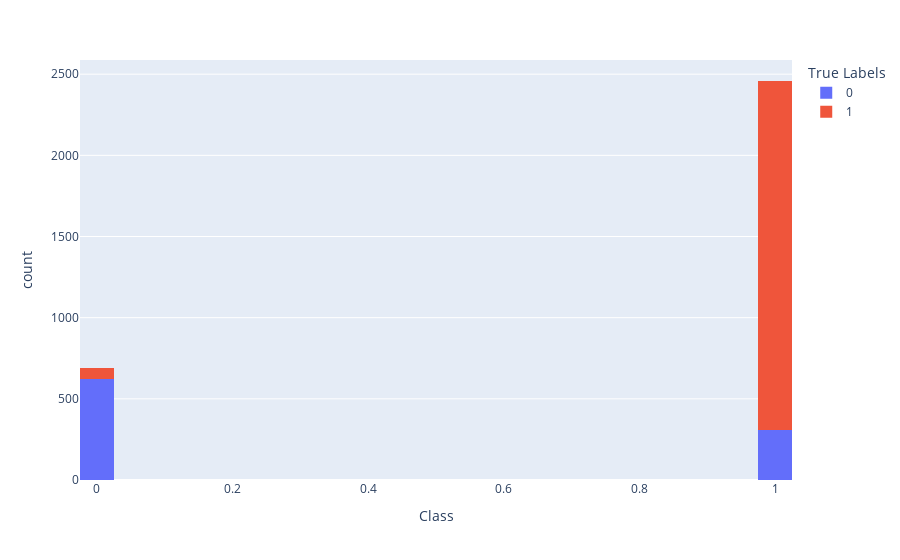
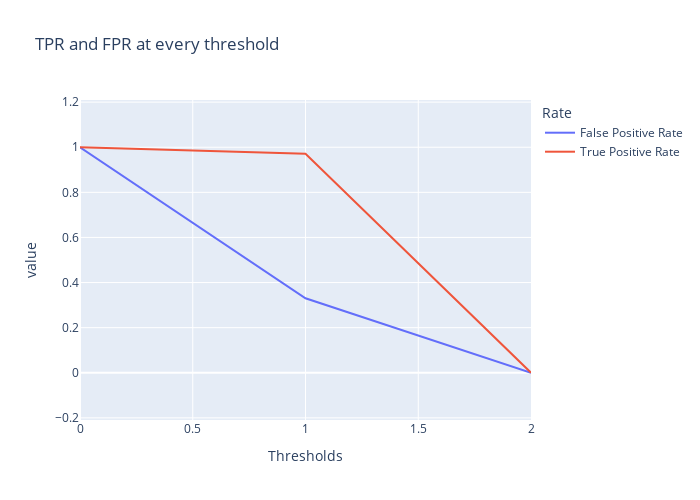

Source (notebook cell) for these figures, in order:
### Code cell
y_test=y_test.astype(int)
y_pred=final_pred.astype(int)
import plotly.express as px
from sklearn.metrics import roc_curve, auc

#y_score = log_reg_classifier.predict_proba(X)[:, 1]
fpr, tpr, thresholds = roc_curve(y_test, y_pred)

# The histogram of scores compared to true labels
fig_hist = px.histogram(
    x=y_pred, color=y_test, nbins=50,
    labels=dict(color='True Labels', x='Class')
)

fig_hist.show()
dff = pd.DataFrame({
    'False Positive Rate': fpr,
    'True Positive Rate': tpr
}, index=thresholds)
dff.index.name = "Thresholds"
dff.columns.name = "Rate"

fig_thresh = px.line(
    dff, title='TPR and FPR at every threshold',
    width=700, height=500
)

fig_thresh.update_yaxes(scaleanchor="x", scaleratio=1)
fig_thresh.update_xaxes(range=[0, 2], constrain='domain')
fig_thresh.show()

### Figure 1 — Plotly figure (JSON) as saved in the notebook; plotly's stock layout.template omitted (floating-point values rounded to 4 significant figures; data arrays with more than 128 entries replaced by an {"elided": "..."} marker saying what was removed)
{"data": [{"alignmentgroup": "True", "bingroup": "x", "hovertemplate": "True Labels=0<br>Class=%{x}<br>count=%{y}<extra></extra>", "legendgroup": "0", "marker": {"color": "#636efa", "pattern": {"shape": ""}}, "name": "0", "nbinsx": 50, "offsetgroup": "0", "orientation": "v", "showlegend": true, "type": "histogram", "x": {"elided": "932 int values"}, "xaxis": "x", "yaxis": "y"}, {"alignmentgroup": "True", "bingroup": "x", "hovertemplate": "True Labels=1<br>Class=%{x}<br>count=%{y}<extra></extra>", "legendgroup": "1", "marker": {"color": "#EF553B", "pattern": {"shape": ""}}, "name": "1", "nbinsx": 50, "offsetgroup": "1", "orientation": "v", "showlegend": true, "type": "histogram", "x": {"elided": "2213 int values"}, "xaxis": "x", "yaxis": "y"}], "layout": {"barmode": "relative", "legend": {"title": {"text": "True Labels"}, "tracegroupgap": 0}, "margin": {"t": 60}, "xaxis": {"anchor": "y", "domain": [0, 1], "title": {"text": "Class"}}, "yaxis": {"anchor": "x", "domain": [0, 1], "title": {"text": "count"}}}}

### Figure 2 — Plotly figure (JSON) as saved in the notebook; plotly's stock layout.template omitted (floating-point values rounded to 4 significant figures)
{"data": [{"hovertemplate": "Rate=False Positive Rate<br>Thresholds=%{x}<br>value=%{y}<extra></extra>", "legendgroup": "False Positive Rate", "line": {"color": "#636efa", "dash": "solid"}, "marker": {"symbol": "circle"}, "mode": "lines", "name": "False Positive Rate", "orientation": "v", "showlegend": true, "type": "scatter", "x": [2, 1, 0], "xaxis": "x", "y": [0, 0.3305, 1], "yaxis": "y"}, {"hovertemplate": "Rate=True Positive Rate<br>Thresholds=%{x}<br>value=%{y}<extra></extra>", "legendgroup": "True Positive Rate", "line": {"color": "#EF553B", "dash": "solid"}, "marker": {"symbol": "circle"}, "mode": "lines", "name": "True Positive Rate", "orientation": "v", "showlegend": true, "type": "scatter", "x": [2, 1, 0], "xaxis": "x", "y": [0, 0.9715, 1], "yaxis": "y"}], "layout": {"height": 500, "legend": {"title": {"text": "Rate"}, "tracegroupgap": 0}, "title": {"text": "TPR and FPR at every threshold"}, "width": 700, "xaxis": {"anchor": "y", "constrain": "domain", "domain": [0, 1], "range": [0, 2], "title": {"text": "Thresholds"}}, "yaxis": {"anchor": "x", "domain": [0, 1], "scaleanchor": "x", "scaleratio": 1, "title": {"text": "value"}}}}
